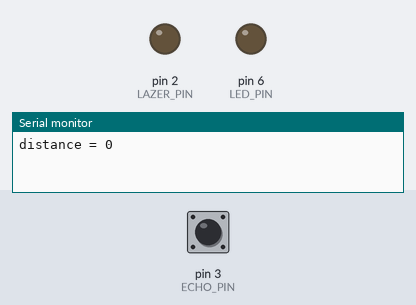
Recording of a sketch running on a simulated Arduino Uno, built with avr-gcc and run on an emulated ATmega328P. Shown: output pins drawn as LEDs (lit = HIGH), the last lines printed to the serial monitor. The inputs (shaded band) are chosen by the test bench; at power-on: pin 3 (ECHO_PIN) LOW.

Above: at 1.2 s.
1.3 s: pin 3 (ECHO_PIN) pulsed HIGH 2 times (0.12 s each, 0.3 s apart)
At 2.3 s:
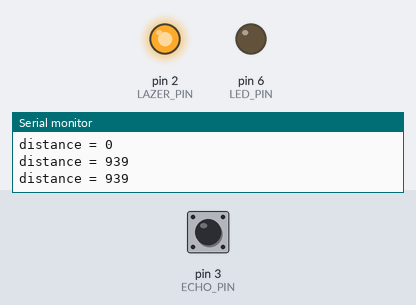
3.4 s: pin 3 (ECHO_PIN) pulsed HIGH 2 times (0.12 s each, 0.3 s apart)
Timing chart, 0 to 6.4 s (numbered marks = the images above; inputs shaded):
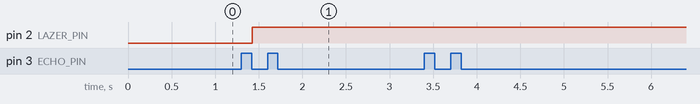

Measured:
- after the input at 1.3 s, pin 2 (LAZER_PIN): LOW → HIGH after 0.12 s

The sketch:

2023-mission-7.ino
```cpp
#include <SoftwareSerial.h>
#include <Adafruit_NeoPixel.h>

//PIN declaration
#define ECHO_PIN 3
#define TXD_PIN 4
#define RXD_PIN 5
#define LED_PIN 6
#define LAZER_PIN 2

//Delays
#define RING_LED_DELAY 100
#define DISTANCE_DELAY 100
#define RING_LED_DELAY 100

//etc
#define RING_LED_NUM 48
#define RED 255
#define BLUE 255
#define GREEN 255
#define DISTANCE_TO_ACTIVATE 300

//objects?
SoftwareSerial myBlue(TXD_PIN, RXD_PIN);
Adafruit_NeoPixel pixels = Adafruit_NeoPixel(RING_LED_NUM, LED_PIN, NEO_GRB + NEO_KHZ800);

//delayshit
long currentMillis;

long ledPreviousMillis;
long distancePreviousMillis;

int distance;
int currentLed = 0;


void setup() {
  pinMode(ECHO_PIN, INPUT);
  pinMode(LED_PIN, OUTPUT);
  pinMode(LAZER_PIN, OUTPUT);
  Serial.begin(9600);
  myBlue.begin(9600);
}

void loop() {
  mainLoop();
}

int getCurrentDistance() {
  word duration, distance;
  duration = pulseIn(ECHO_PIN, HIGH);
  distance = duration / 58;
  Serial.print("distance = ");
  Serial.println(distance);
  return distance;
}

void sendDistance() {
  if (currentMillis - distancePreviousMillis >= RING_LED_DELAY) {
    distancePreviousMillis = currentMillis;
    myBlue.println(getCurrentDistance());
  }
}

void turnOnLazer() {
  digitalWrite(LAZER_PIN, HIGH);
}

void turnOffLazer() {
  digitalWrite(LAZER_PIN, LOW);
}

void turnOnRings() {
  if (currentMillis - ledPreviousMillis >= RING_LED_DELAY) {
    ledPreviousMillis = currentMillis;
    currentLed++;
    if (currentLed > RING_LED_NUM) {
      currentLed = 0;
    }
    pixels.setPixelColor(currentLed, pixels.Color(RED, GREEN, BLUE));
    pixels.show();
  }
}

void updateTime() {
  currentMillis = millis();
}


void mainLoop() {
  char in;
  updateTime();

  if (myBlue.available() == 0) {
     in = (char)myBlue.read();
  }

  if (in == 'd') {
    sendDistance();
  }

  if (getCurrentDistance() > DISTANCE_TO_ACTIVATE) {
    turnOnRings();
    turnOnLazer();
  }
}
```
